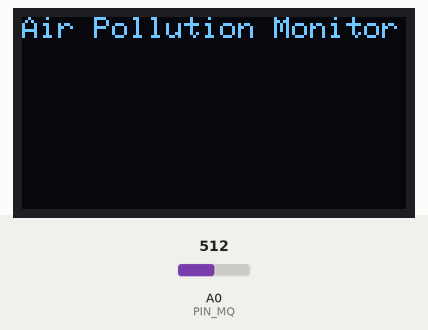
Recording of a sketch running on a simulated Arduino Uno, built with avr-gcc and run on an emulated ATmega328P. Shown: 128×64 one-colour display. The inputs (shaded band) are chosen by the test bench; at power-on: A0 (PIN_MQ) = 512. What the sketch prints to the serial monitor is not drawn.

Above: at 0.1 s.
1.7 s: A0 (PIN_MQ) set to 591
At 2.7 s:
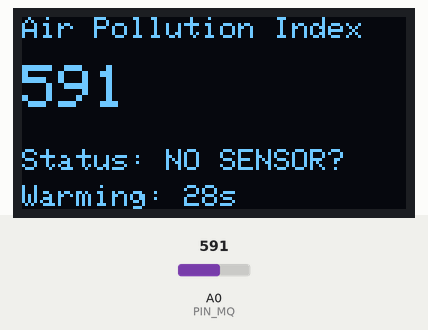
4.7 s: A0 (PIN_MQ) set to 616
At 5.8 s:
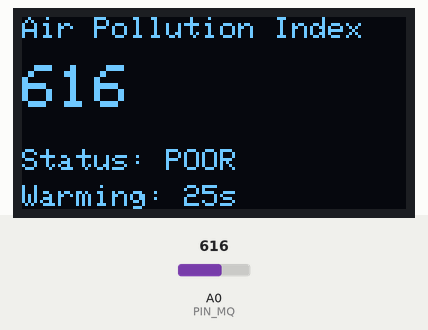
7.7 s: A0 (PIN_MQ) set to 290
At 9.8 s:
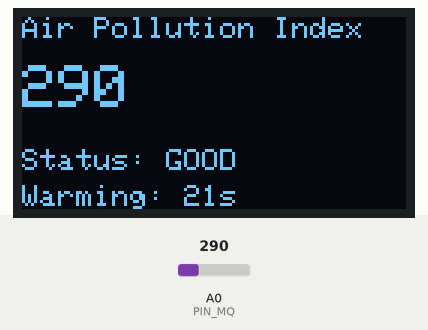
Timing chart, 0 to 11.3 s (numbered marks = the images above; inputs shaded):
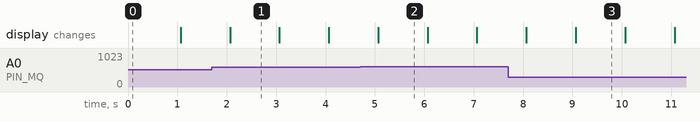

The sketch:

07_Air_Pollution_Warning.ino
```cpp
/*
  Air Pollution Warning – MQ-135 + OLED
  -------------------------------------
  Hardware:
    MQ-135: AO -> A0, VCC -> 5V, GND -> GND
    OLED SSD1306: SDA -> A4, SCL -> A5, VCC -> 5V, GND -> GND

  Behavior:
    - Reads MQ-135 analog value (0..1023) with averaging
    - OLED shows value and status (GOOD / MODERATE / POOR)
    - "NO SENSOR?" message if A0 looks floating
*/

#include <Wire.h>
#include <Adafruit_GFX.h>
#include <Adafruit_SSD1306.h>

// -------- Pins --------
const int PIN_MQ   = A0;  // MQ-135 AO -> A0

// -------- OLED --------
#define SCREEN_WIDTH 128
#define SCREEN_HEIGHT 64
Adafruit_SSD1306 display(SCREEN_WIDTH, SCREEN_HEIGHT, &Wire, -1);

// -------- Tuning --------
const int  GOOD_MAX        = 300;    // <300 -> GOOD
const int  MODERATE_MAX    = 600;    // 300..600 -> MODERATE; >600 -> POOR
const byte AVERAGE_SAMPLES = 16;     // smoothing
const unsigned long REFRESH_MS = 1000;
const unsigned long WARMUP_SECONDS = 30;

// -------- Helpers --------
// Average A0 readings
int readAirAnalog() {
  analogRead(PIN_MQ); // throw away first sample
  long sum = 0;
  for (byte i = 0; i < AVERAGE_SAMPLES; i++) {
    sum += analogRead(PIN_MQ);
    delay(2);
  }
  return (int)(sum / AVERAGE_SAMPLES);
}

// Guess "floating" pin if no sensor connected
bool looksFloating(int current, int last) {
  int delta = abs(current - last);
  return (current > 150 && current < 900 && delta > 50);
}

void setup() {
  Serial.begin(9600);

  if (!display.begin(SSD1306_SWITCHCAPVCC, 0x3C)) {
    Serial.println("SSD1306 init failed (address 0x3C).");
  }
  display.clearDisplay();
  display.setTextColor(SSD1306_WHITE);
  display.setTextSize(1);
  display.setCursor(0,0);
  display.println("Air Pollution Monitor");
  display.display();
}

void loop() {
  static unsigned long lastUpdate = 0;
  static int lastValue = 0;

  if (millis() - lastUpdate < REFRESH_MS) return;
  lastUpdate = millis();

  // 1) Read sensor
  int airValue = readAirAnalog();

  // 2) Decide status
  String statusText;
  if (looksFloating(airValue, lastValue)) {
    statusText = "NO SENSOR?";
  } else if (airValue < GOOD_MAX) {
    statusText = "GOOD";
  } else if (airValue < MODERATE_MAX) {
    statusText = "MODERATE";
  } else {
    statusText = "POOR";
  }
  lastValue = airValue;

  // 3) Warm-up hint
  unsigned long secs = millis() / 1000UL;
  bool showWarmup = (secs < WARMUP_SECONDS);

  // 4) Update OLED
  display.clearDisplay();
  display.setTextColor(SSD1306_WHITE);
  display.setTextSize(1);
  display.setCursor(0,0);
  display.println("Air Pollution Index");

  display.setTextSize(2);
  display.setCursor(0,16);
  display.print(airValue);

  display.setTextSize(1);
  display.setCursor(0,44);
  display.print("Status: ");
  display.println(statusText);

  if (showWarmup) {
    display.setCursor(0,56);
    display.print("Warming: ");
    display.print(WARMUP_SECONDS - secs);
    display.print("s");
  }
  display.display();

  // 5) Serial debug
  Serial.print("Air=");
  Serial.print(airValue);
  Serial.print("  Status=");
  Serial.print(statusText);
  if (showWarmup) {
    Serial.print(" (Warm-up ");
    Serial.print(WARMUP_SECONDS - secs);
    Serial.print("s)");
  }
  Serial.println();
}
```

Measured:
- the behaviour switches between 599 and 600 on A0 (PIN_MQ) (found by bisection; images 1 and 2)
- after the input at 1.7 s, the display: changes after 0.37 s (image 1)
- after the input at 4.7 s, the display: changes after 0.37 s (image 2)
- after the input at 7.7 s, the display: first changes after 0.37 s (image 3 shows a later state)
- what the display in image 1 shows lasts 1.0 s, from 2.1 s to 3.1 s
